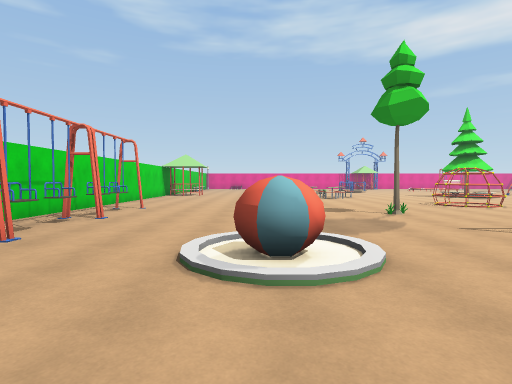
[1] (above)

24 first-person views from a walk through a Unity game level. The camera is 1.5 m above the floor, tilts 2° down and sees 80° across. The floor is counted in squares, 2 m on a side. Each view is taken from the middle of a square. On the plan, view 1 faces up. The plan holds only what a view shows up to about 10 squares ahead; the rest is blank.

[2]
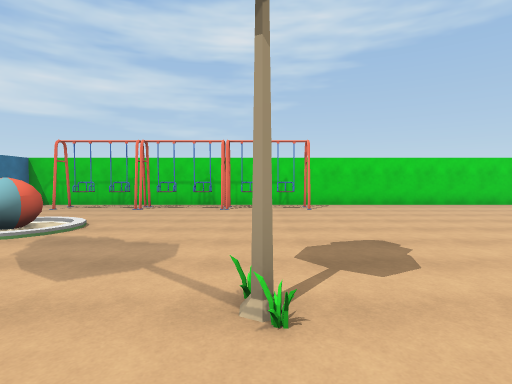

[3]
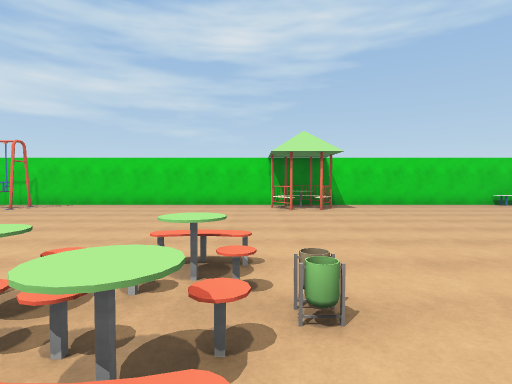

[4]
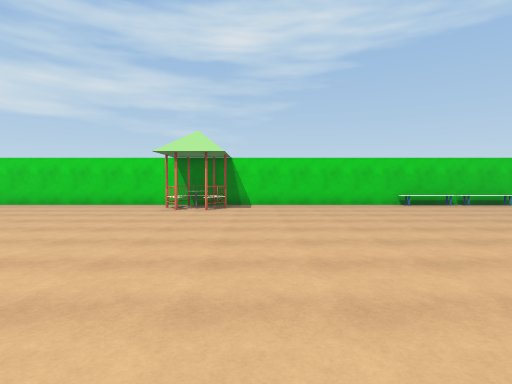

[5]
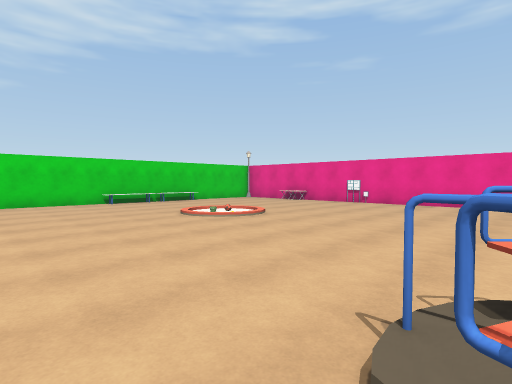

[6]
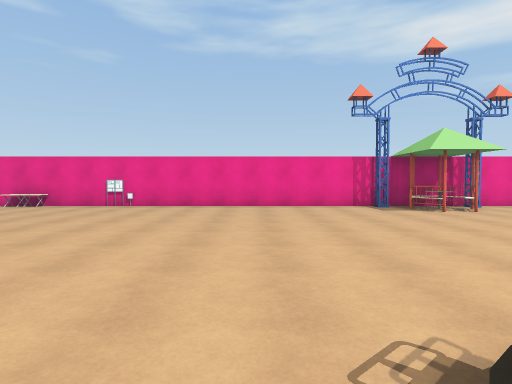

[7]
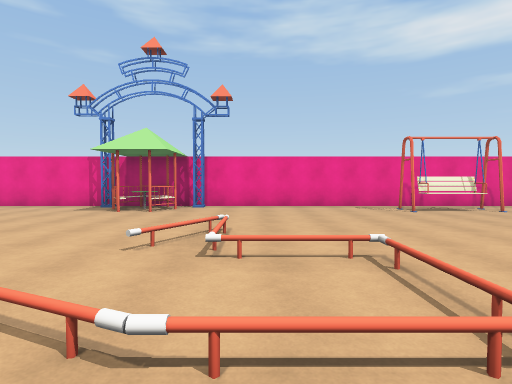

[8]
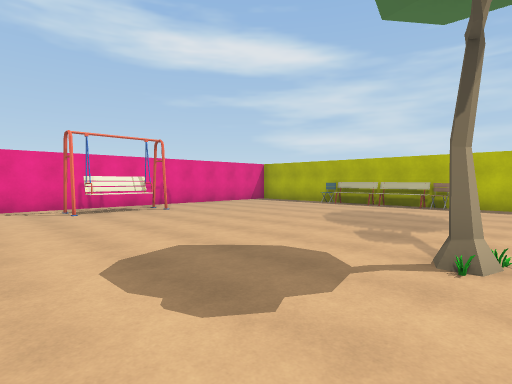

[9]
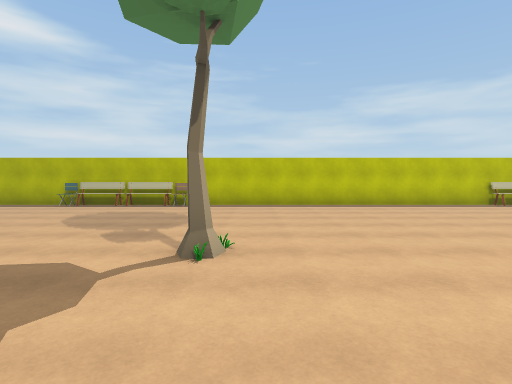

[10]
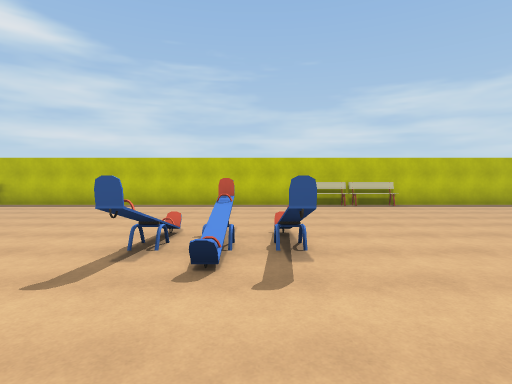

[11]
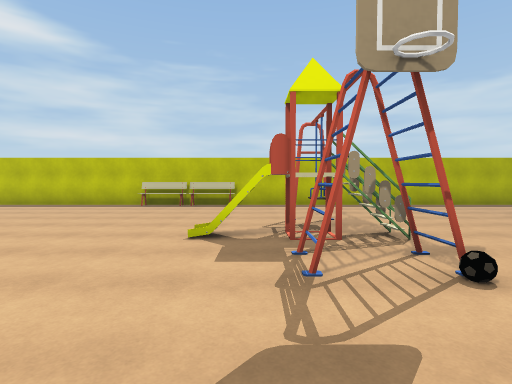

[12]
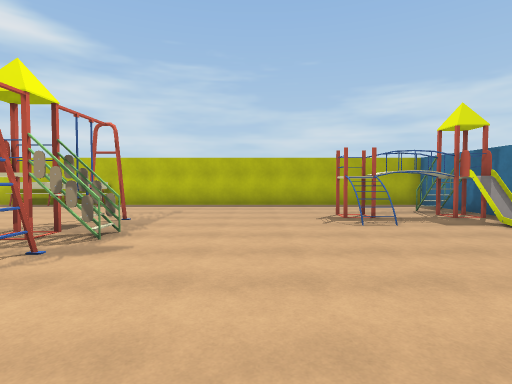

[13]
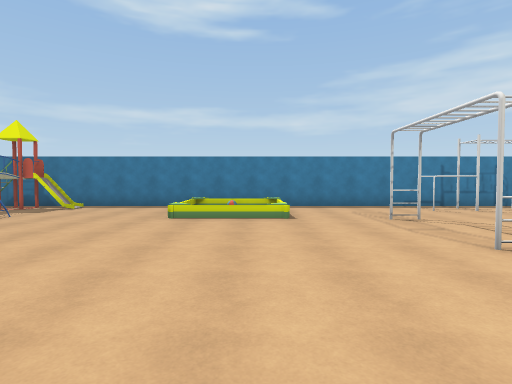

[14]
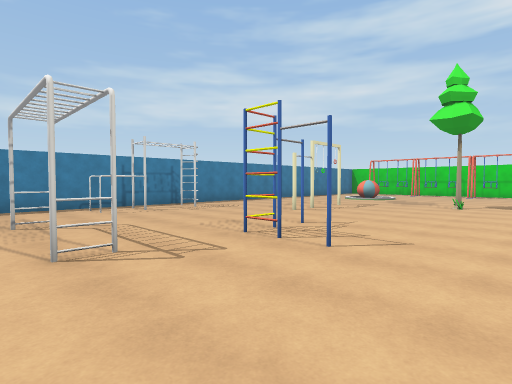

[15]
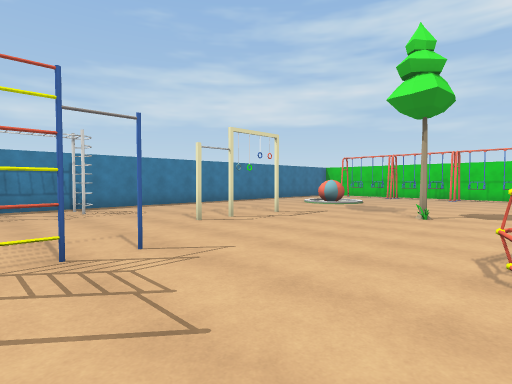

[16]
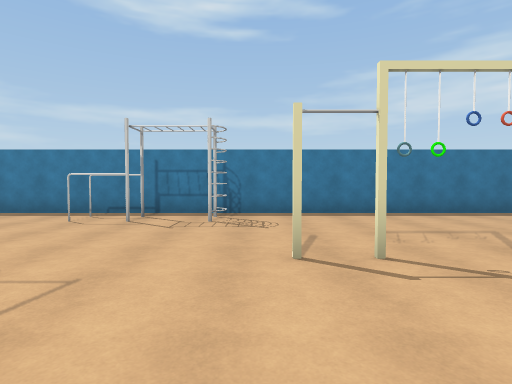

[17]
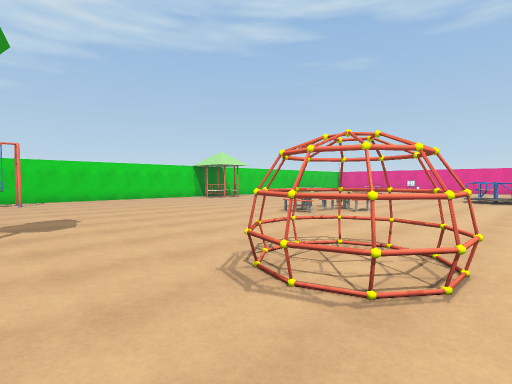

[18]
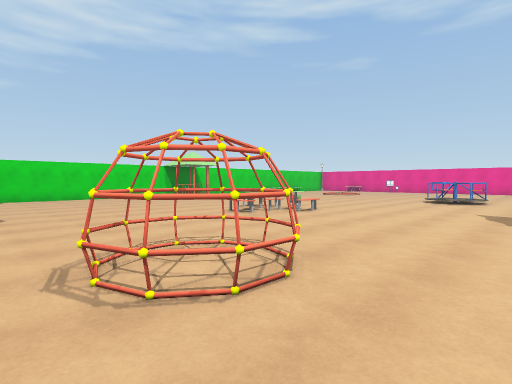

[19]
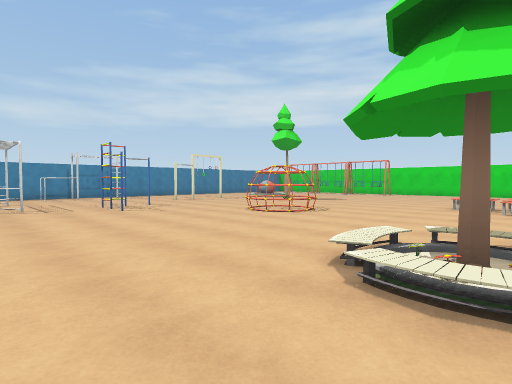

[20]
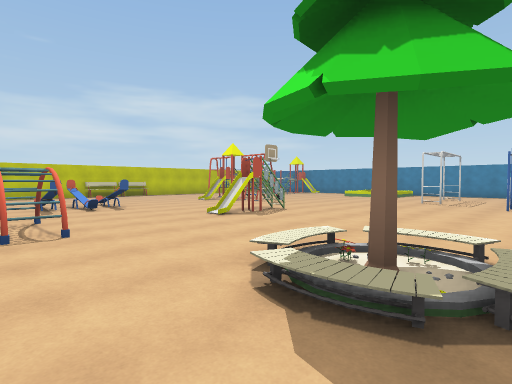

[21]
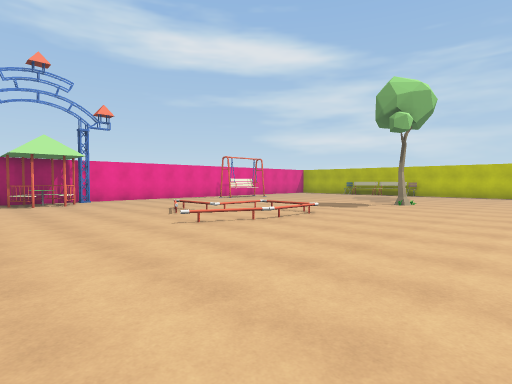

[22]
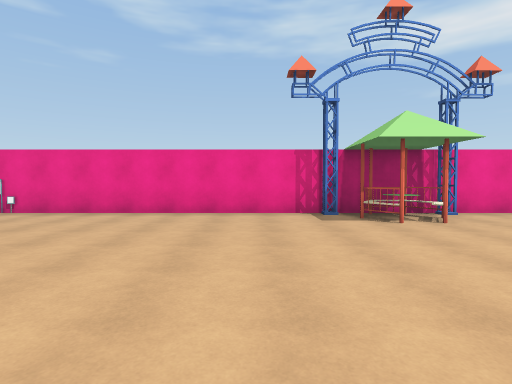

[23]
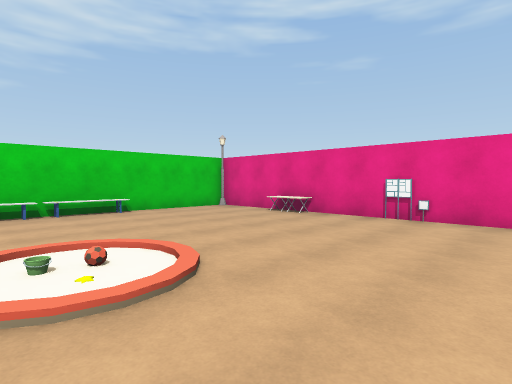

[24]
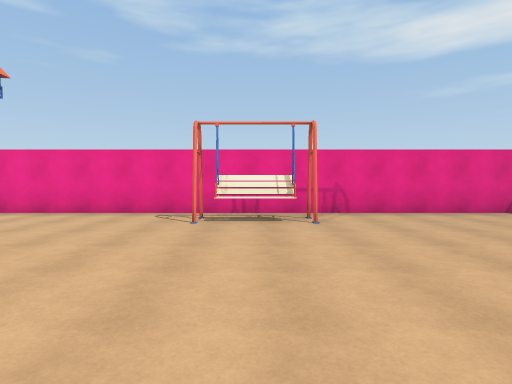

### Floor plan
Key: @ floor where view 1 was taken; # wall or solid block; x gap in a wall; . main floor; : floor 0.5 m higher than the main floor; / step, stairs or slope; T tree; B ball; A table; I bin; E bench; C chair; H thing the floor can be seen under or through; L lamp; O other object.
Columns run from 5 left of view 1 to 25 right of it. Each row starts with its distance up from view 1.
 30  ############## ##############
 29 L..O..O.......###.............
 28 #..............O......OOO.....#
 27 #.............................#
 26 #............................C#
 25 E............................E#
 24 #.../ /.......................#
 23 O....//...........:/.........E#
 22 #................../.........C#
 21 #..........O .....//..OT......#
 20 #..........OO..........O......#
 19 #.............................#
 18 #.............................#
 17 #O..................   .......#
 16 #OO................##.........#
 15 #......AIA....OT.......O......#
 14 #.......AA..../O.......OO.....#
 13 #.......A.....................#
 12 #...................#........E#
 11 #...................#.........#
 10 #..........OO................E#
  9 #..........OO...........H.....#
  8 #O.....................HHHH...#
  7 #O.....OTO............#.......#
  6 #O.............#.#............#
  5 #.............................#
  4 #O...//..#....................#
  3 #O...B/..........#..///...#...#
  2 #O.../..............  ........#
  1 #.. .........#x.....  ....##..#
  0 #    @.......x......   .......#
 -1       #########################

Where each view was taken, in squares from view 1:
view 1: 0 up, 0 right, facing up
view 2: 7 up, 5 right, facing left
view 3: 15 up, 5 right, facing left
view 4: 18 up, 5 right, facing left
view 5: 19 up, 6 right, facing up-left
view 6: 20 up, 5 right, facing up
view 7: 20 up, 13 right, facing up
view 8: 20 up, 15 right, facing up-right
view 9: 20 up, 15 right, facing right
view 10: 14 up, 15 right, facing right
view 11: 9 up, 15 right, facing right
view 12: 5 up, 15 right, facing right
view 13: 9 up, 15 right, facing down
view 14: 9 up, 13 right, facing down-left
view 15: 9 up, 10 right, facing down-left
view 16: 7 up, 7 right, facing down
view 17: 7 up, 8 right, facing up-left
view 18: 8 up, 9 right, facing up-left
view 19: 15 up, 13 right, facing down-left
view 20: 17 up, 9 right, facing down-right
view 21: 17 up, 8 right, facing up-right
view 22: 22 up, 7 right, facing up
view 23: 23 up, 3 right, facing up-left
view 24: 22 up, 18 right, facing up
